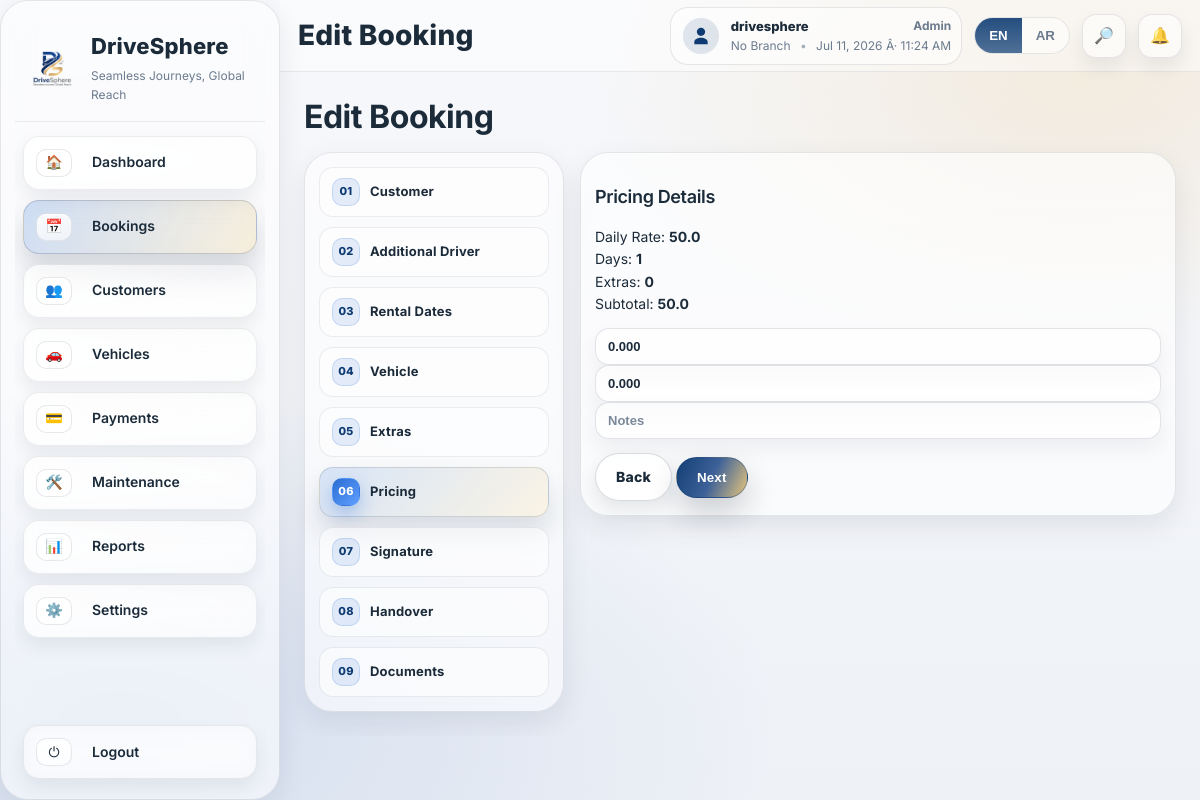
/bookings/1/edit/pricing/ (signed in), run on the app's committed database.
### apps/settings_app/models.py (models this page shows, shortened)
class BusinessProfile(TimeStampedModel):
    business_name = models.CharField(max_length=200, blank=True, default="")
    short_code = models.CharField(max_length=10, blank=True, default="")
    business_name_ar = models.CharField(max_length=200, blank=True, default="")
    commercial_registration_number = models.CharField(max_length=100, blank=True, default="")
    vat_no = models.CharField(max_length=100, blank=True, default="")
    address = models.CharField(max_length=300, blank=True, default="")
    address_ar = models.CharField(max_length=300, blank=True, default="")
    phone_number = models.CharField(max_length=60, blank=True, default="")
    phone_number_ar = models.CharField(max_length=60, blank=True, default="")
    email = models.EmailField(blank=True, default="")
    email_ar = models.EmailField(blank=True, default="")
    website = models.CharField(max_length=200, blank=True, default="")
    website_ar = models.CharField(max_length=200, blank=True, default="")
    currency_code = models.CharField(max_length=10, blank=True, default="OMR")
    currency_symbol = models.CharField(max_length=10, blank=True, default="﷼")
    exchange_rates = models.JSONField(blank=True, default=dict)
    exchange_rates_updated_at = models.DateTimeField(null=True, blank=True)
    logo = models.ImageField(upload_to="business/logo/", null=True, blank=True)
    class Meta:
        verbose_name = "Business Profile"
        verbose_name_plural = "Business Profile"
    @classmethod
    def get_solo(cls):
        obj = cls.objects.first()
        if not obj:
            obj = cls.objects.create()
        return obj

### apps/accounts/models.py (models this page shows, shortened)
class User(AbstractUser, TimeStampedModel):
    LANGUAGE_CHOICES = (
        ("en", "English"),
        ("ar", "Arabic"),
    )
    username = models.CharField(max_length=150, unique=True, null=True, blank=True)
    email = models.EmailField(unique=True)
    phone_number = models.CharField(max_length=30, blank=True, default="")
    nationality = models.CharField(max_length=60, blank=True, default="")
    role = models.ForeignKey(Role, on_delete=models.SET_NULL, null=True, blank=True)
    default_branch = models.ForeignKey(Branch, on_delete=models.SET_NULL, null=True, blank=True)
    preferred_language = models.CharField(max_length=2, choices=LANGUAGE_CHOICES, default="en")
    USERNAME_FIELD = "email"
    REQUIRED_FIELDS = ["username"]
    objects = UserManager()

class Role(TimeStampedModel):
    ROLE_CHOICES = (
        ("ADMIN", "Admin"),
        ("MANAGER", "Manager"),
        ("AGENT", "Agent"),
        ("MECHANIC", "Mechanic"),
        ("ACCOUNTANT", "Accountant"),
        ("VIEWER", "Viewer"),
    )
    code = models.CharField(max_length=30, choices=ROLE_CHOICES, unique=True)
    name = models.CharField(max_length=60)

### apps/fleet/models.py (models this page shows, shortened)
class Vehicle(TimeStampedModel):
    TRANSMISSION_CHOICES = (
        ("AUTOMATIC", "Automatic"),
        ("MANUAL", "Manual"),
    )
    FUEL_CHOICES = (
        ("PETROL", "Petrol"),
        ("DIESEL", "Diesel"),
        ("HYBRID", "Hybrid"),
        ("ELECTRIC", "Electric"),
    )
    STATUS_CHOICES = (
        ("AVAILABLE", "Available"),
        ("RESERVED", "Reserved"),
        ("RENTED", "Rented"),
        ("MAINTENANCE", "Maintenance"),
        ("INACTIVE", "Inactive"),
    )
    branch = models.ForeignKey(Branch, on_delete=models.SET_NULL, null=True, blank=True, related_name="vehicles")
    plate_number = models.CharField(max_length=30, unique=True)
    vin = models.CharField(max_length=40, blank=True, default="")
    brand = models.ForeignKey(VehicleBrand, on_delete=models.PROTECT, related_name="vehicles")
    model = models.ForeignKey(VehicleModel, on_delete=models.PROTECT, related_name="vehicles")
    year = models.PositiveIntegerField()
    category = models.ForeignKey(VehicleCategory, on_delete=models.SET_NULL, null=True, blank=True, related_name="vehicles")
    transmission = models.CharField(max_length=20, choices=TRANSMISSION_CHOICES, default="AUTOMATIC")
    fuel = models.CharField(max_length=20, choices=FUEL_CHOICES, default="PETROL")
    color = models.CharField(max_length=40, blank=True, default="")
    seats = models.PositiveIntegerField(default=5)
    odometer_km = models.PositiveIntegerField(default=0)
    last_service_odometer = models.PositiveIntegerField(default=0)
    service_interval_km = models.PositiveIntegerField(default=10000)
    status = models.CharField(max_length=20, choices=STATUS_CHOICES, default="AVAILABLE")
    daily_rate = models.DecimalField(max_digits=10, decimal_places=3, default=0)
    deposit = models.DecimalField(max_digits=10, decimal_places=3, default=0)
    tags = models.CharField(max_length=200, blank=True, default="")
    notes = models.TextField(blank=True, default="")
    registration_expiry = models.DateField(null=True, blank=True)
    insurance_expiry = models.DateField(null=True, blank=True)
    class Meta:
        ordering = ["plate_number"]

### apps/bookings/page_views.py (the view)
# urls.py: path("bookings/<int:booking_id>/edit/pricing/", page_views.booking_edit_pricing, name="booking_edit_pricing"),
@login_required
def booking_edit_pricing(request, booking_id: int):
    booking = _get_booking_or_403(request, booking_id)
    if not booking:
        return render(request, "errors/403.html", status=403)
    _ensure_edit_session(request, booking)
    return booking_wizard_pricing(request)

### templates/bookings/wizard/pricing.html (shortened to what this page needs)
{% extends "bookings/wizard/_base.html" %}
{% block wizard_content %}
<h3 class="ds-h3">{% if request.session.ui_lang == 'ar' %}تفاصيل التسعير{% else %}Pricing Details{% endif %}</h3>
<div class="ds-summary">
  <div>{% if request.session.ui_lang == 'ar' %}السعر اليومي{% else %}Daily Rate{% endif %}: <b>{{ daily_rate }}</b></div>
  <div>{% if request.session.ui_lang == 'ar' %}الأيام{% else %}Days{% endif %}: <b>{{ days }}</b></div>
  <div>{% if request.session.ui_lang == 'ar' %}الإضافات{% else %}Extras{% endif %}: <b>{{ extras_total }}</b></div>
  <div>{% if request.session.ui_lang == 'ar' %}الإجمالي الفرعي{% else %}Subtotal{% endif %}: <b>{{ subtotal }}</b></div>
</div>
<form method="post" class="ds-form" style="margin-top:12px;">
  <div class="ds-formGrid">
    <input class="ds-input" name="vat_rate" placeholder="{% if request.session.ui_lang == 'ar' %}نسبة الضريبة (مثال 0.050){% else %}VAT Rate (e.g. 0.050){% endif %}" value="{{ data.vat_rate|default:'0' }}">
    {% if vehicle %}
      <input class="ds-input" name="deposit_amount" placeholder="{% if request.session.ui_lang == 'ar' %}مبلغ التأمين{% else %}Deposit Amount{% endif %}" value="{{ data.deposit_amount|default:vehicle.deposit }}">
    {% else %}
      <input class="ds-input" name="deposit_amount" placeholder="Deposit Amount" value="{{ data.deposit_amount|default:'0' }}">
    {% endif %}
    <input class="ds-input" name="notes" placeholder="{% if request.session.ui_lang == 'ar' %}ملاحظات{% else %}Notes{% endif %}" value="{{ data.notes|default:'' }}">
  </div>
  <div class="ds-wizard__actions">
    <a class="ds-btn ds-btn--ghost" href="{{ wizard_base }}/extras/">{% if request.session.ui_lang == 'ar' %}رجوع{% else %}Back{% endif %}</a>
    <button class="ds-btn ds-btn--primary" type="submit">{% if request.session.ui_lang == 'ar' %}التالي{% else %}Next{% endif %}</button>
  </div>
</form>
{% endblock %}

### templates/base/_app_shell.html (shortened to what this page needs)
{% load static %}
{% with ui_lang=request.session.ui_lang|default:request.user.preferred_language|default:"en" %}
<!DOCTYPE html>
<html lang="{{ ui_lang }}" dir="{% if ui_lang == 'ar' %}rtl{% else %}ltr{% endif %}">
<head>
  <link rel="stylesheet" href="{% static 'css/theme.css' %}">
  <link rel="stylesheet" href="{% static 'css/ds-responsive.css' %}">
  <link rel="stylesheet" href="{% static 'css/app.css' %}">
</head>
<body class="ds-body min-h-screen{% if ui_lang == 'ar' %} is-rtl{% endif %}">
  <div class="flex h-screen overflow-hidden ds-shell">
    {% include "base/_sidebar.html" with ui_lang=ui_lang %}
    <div class="flex-1 flex flex-col min-w-0">
      <div class="ds-topbar">
        <div class="ds-topbar__left">
          <h1 class="ds-page-title">{% block heading %}Dashboard{% endblock %}</h1>
        </div>
        <div class="ds-topbar__right">
          <div class="ds-user">
            <span class="ds-user__avatar ds-user__avatar--icon" aria-hidden="true">
              <svg viewBox="0 0 24 24" role="img" aria-label="User">
                <path d="M12 12c2.761 0 5-2.239 5-5S14.761 2 12 2 7 4.239 7 7s2.239 5 5 5Zm0 2c-4.418 0-8 2.239-8 5v3h16v-3c0-2.761-3.582-5-8-5Z" />
              </svg>
            </span>
            <div class="ds-user__meta">
              <div class="ds-user__top">
                <div class="ds-user__name">{{ request.user.username|default:request.user.email|cut:'@local' }}</div>
                {% if request.user.role %}
                  <div class="ds-user__role">
                    {% if request.session.ui_lang == 'ar' %}
                      {% with rc=request.user.role.code %}
                        {% if rc == 'ADMIN' %}مشرف{% elif rc == 'MANAGER' %}مدير{% elif rc == 'AGENT' %}وكيل{% elif rc == 'MECHANIC' %}فني{% elif rc == 'ACCOUNTANT' %}محاسب{% elif rc == 'VIEWER' %}مُشاهد{% else %}{{ request.user.role.name|default:request.user.role.code }}{% endif %}
                      {% endwith %}
                    {% else %}
                      {{ request.user.role.name|default:request.user.role.code }}
                    {% endif %}
                  </div>
                {% endif %}
              </div>
              <div class="ds-user__sub">
                {% if ui_lang == 'ar' %}
                  <span id="dsClock">--</span>
                  <span class="ds-dot">•</span>
                  {% if ds_active_branch %}{{ ds_active_branch.name }}{% else %}لا يوجد فرع{% endif %}
                {% else %}
                  {% if ds_active_branch %}{{ ds_active_branch.name }}{% else %}No Branch{% endif %}
                  <span class="ds-dot">•</span>
                  <span id="dsClock">--</span>
                {% endif %}
              </div>
            </div>
          </div>
          <div class="ds-lang-toggle" title="{% if ui_lang == 'ar' %}اللغة{% else %}Language{% endif %}">
            <button class="ds-lang-toggle__btn {% if ui_lang == 'en' %}is-active{% endif %}" type="button" data-lang="en">EN</button>
            <button class="ds-lang-toggle__btn {% if ui_lang == 'ar' %}is-active{% endif %}" type="button" data-lang="ar">AR</button>
          </div>
          <div class="ds-topbar__dropdown" data-dropdown>
            <button class="ds-topbar__pill ds-topbar__pill--search" type="button" data-dropdown-toggle="search" aria-expanded="false" aria-controls="ds-search-panel">
              <span class="ds-pill__icon">🔎</span>
            </button>
          </div>
          <div class="ds-topbar__dropdown" data-dropdown>
            <button class="ds-topbar__pill ds-topbar__pill--notify" type="button" data-dropdown-toggle="notify" aria-expanded="false" aria-controls="ds-notify-panel">
              <span class="ds-pill__icon">🔔</span>
            </button>
          </div>
        </div>
      </div>
      <main class="p-4 sm:p-6 overflow-y-auto min-w-0">
        <div class="ds-pageHeader" id="ds-page-header">
          <div>
            <h2 class="ds-pageHeader__title" id="ds-page-header-title"></h2>
          </div>
        </div>
        {% block content %}{% endblock %}
      </main>
    </div>
  </div>
</body>
</html>
{% endwith %}

### templates/base/_sidebar.html (shortened to what this page needs)
{% load static %}
{% with ui_lang=ui_lang|default:request.session.ui_lang|default:request.user.preferred_language|default:"en" %}
<aside class="ds-sidebar">
  {% with business_name_ar=ds_business.business_name_ar|default:ds_business.business_name|default:"DriveSphere" %}
    {% if ui_lang == "ar" %}
      <div class="ds-sidebar__brand">
        <div class="ds-brand__text" dir="rtl">
          <div class="ds-brand__name">{{ ds_business.business_name_ar|default:ds_business.business_name|default:"DriveSphere" }}</div>
          <div class="ds-brand__tagline">رحلات سلسة، حضور عالمي</div>
        </div>
        {% if ds_business.logo %}
          <img class="ds-brand__logo" src="{{ ds_business.logo.url }}" alt="{{ business_name_ar }}">
        {% else %}
          <img class="ds-brand__logo" src="{% static 'img/logo/logo.png' %}" alt="{{ business_name_ar }}">
        {% endif %}
      </div>
    {% else %}
      <div class="ds-sidebar__brand">
        {% if ds_business.logo %}
          <img class="ds-brand__logo" src="{{ ds_business.logo.url }}" alt="{{ ds_business.business_name|default:'DriveSphere' }}">
        {% else %}
          <img class="ds-brand__logo" src="{% static 'img/logo/logo.png' %}" alt="DriveSphere">
        {% endif %}
        <div class="ds-brand__text">
          <div class="ds-brand__name">{{ ds_business.business_name|default:"DriveSphere" }}</div>
          <div class="ds-brand__tagline">Seamless Journeys, Global Reach</div>
        </div>
      </div>
    {% endif %}
  {% endwith %}
  <nav class="ds-nav">
    <a class="ds-nav__item {% if request.path == '/dashboard/' or request.path == '/' %}is-active{% endif %}" href="/dashboard/">
      <span class="ds-nav__icon">🏠</span>
      <span class="ds-nav__label">{% if ui_lang == "ar" %}لوحة التحكم{% else %}Dashboard{% endif %}</span>
    </a>
    <a class="ds-nav__item {% if request.path|slice:':10' == '/bookings/' %}is-active{% endif %}" href="/bookings/">
      <span class="ds-nav__icon">📅</span>
      <span class="ds-nav__label">{% if ui_lang == "ar" %}الحجوزات{% else %}Bookings{% endif %}</span>
    </a>
    <a class="ds-nav__item {% if request.path|slice:':11' == '/customers/' %}is-active{% endif %}" href="/customers/">
      <span class="ds-nav__icon">👥</span>
      <span class="ds-nav__label">{% if ui_lang == "ar" %}العملاء{% else %}Customers{% endif %}</span>
    </a>
    <a class="ds-nav__item {% if request.path|slice:':10' == '/vehicles/' %}is-active{% endif %}" href="/vehicles/">
      <span class="ds-nav__icon">🚗</span>
      <span class="ds-nav__label">{% if ui_lang == "ar" %}المركبات{% else %}Vehicles{% endif %}</span>
    </a>
    <a class="ds-nav__item {% if request.path|slice:':10' == '/payments/' %}is-active{% endif %}" href="/payments/">
      <span class="ds-nav__icon">💳</span>
      <span class="ds-nav__label">{% if ui_lang == "ar" %}المدفوعات{% else %}Payments{% endif %}</span>
    </a>
    <a class="ds-nav__item {% if request.path|slice:':13' == '/maintenance/' %}is-active{% endif %}" href="/maintenance/">
      <span class="ds-nav__icon">🛠️</span>
      <span class="ds-nav__label">{% if ui_lang == "ar" %}الصيانة{% else %}Maintenance{% endif %}</span>
    </a>
    <a class="ds-nav__item {% if request.path|slice:':9' == '/reports/' %}is-active{% endif %}" href="/reports/">
      <span class="ds-nav__icon">📊</span>
      <span class="ds-nav__label">{% if ui_lang == "ar" %}التقارير{% else %}Reports{% endif %}</span>
    </a>
    <a class="ds-nav__item {% if request.path|slice:':10' == '/settings/' %}is-active{% endif %}" href="/settings/general/">
      <span class="ds-nav__icon">⚙️</span>
      <span class="ds-nav__label">{% if ui_lang == "ar" %}الإعدادات{% else %}Settings{% endif %}</span>
    </a>
  </nav>
  <div class="ds-sidebar__footer">
    <a class="ds-nav__item ds-nav__item--logout" href="/logout/">
      <span class="ds-nav__icon">⏻</span>
      <span class="ds-nav__label">{% if ui_lang == "ar" %}تسجيل الخروج{% else %}Logout{% endif %}</span>
    </a>
  </div>
</aside>
{% endwith %}

### data on the page
BusinessProfile: business_name "DriveSphere"
User: user.username "drivesphere", user.role.name "Admin"
Vehicle: deposit_amount "0.000"

### other printed values
{{ daily_rate }} "50.0"
{{ days }} "1"
{{ extras_total }} "0"
{{ subtotal }} "50.0"
